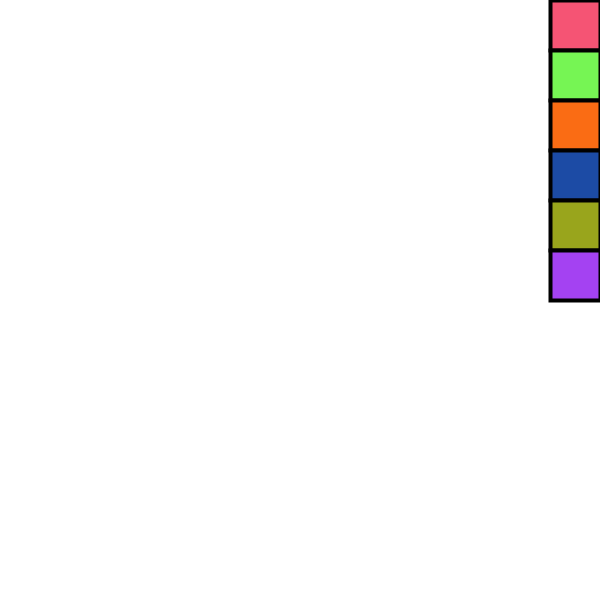
Frame 1 (no input)
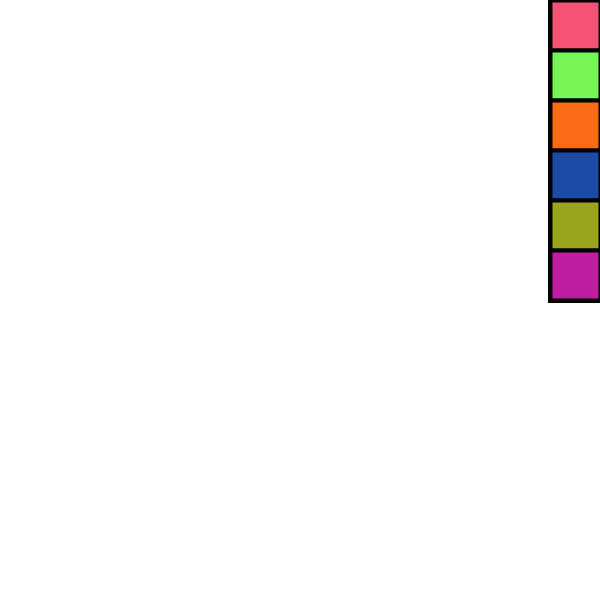
Frame 60 (the mouse pressed at the canvas centre just before this capture)
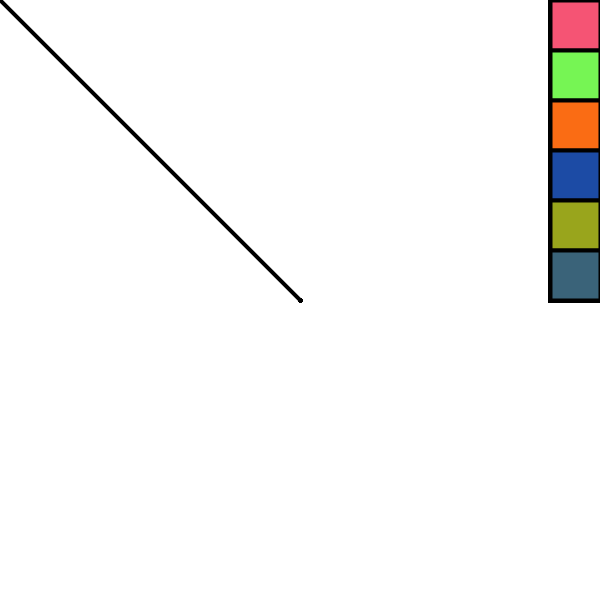
Frame 120 (the mouse held since frame 60 and released just before this capture)

The Processing sketch that drew these frames (run headless with seeded random() and noise(); from frame 60 on, the mouse is pressed at the canvas centre):

// Processing sketch: processing_168975
// ── processing_168975.pde

float r;
float g;
float b;
void setup()
{size(600,600);
background(255);}
void draw()
{strokeWeight(4);
  fill(#F55474);
rect(550,0,50,50);
fill(#76F554);
rect(550,50,50,50);
fill(#FA6C14);
rect(550,100,50,50);
fill(#1C4BA5);
rect(550,150,50,50);
fill(#99A51C);
rect(550,200,50,50);
r=random(255);
g=random(255);
b=random(255);
fill(r,g,b);
rect(550,250,50,50);
if(mousePressed){
line(pmouseX,pmouseY,mouseX,mouseY);}
  
  if(mouseX>550 && mouseY<50){
  if (mousePressed){
  stroke(#F55474);}}
else if(mouseX>550 && mouseY>50 && mouseY<100){
    if (mousePressed){
  stroke(#76F554);}}
  else if(mouseX>550 && mouseY>100 && mouseY<150){
  if(mousePressed){
  stroke(#FA6C14);}}
else if(mouseX>550 && mouseY>150 && mouseY<200){
  if(mousePressed){
    stroke(#1C4BA5);}}
    else if(mouseX>550 && mouseY>200 && mouseY<250){
      if(mousePressed){
        stroke(#99A51C);}}
        else if(mouseX>550 && mouseY>250 && mouseY<300){
          if(mousePressed){
            stroke(r,g,b);}}}
